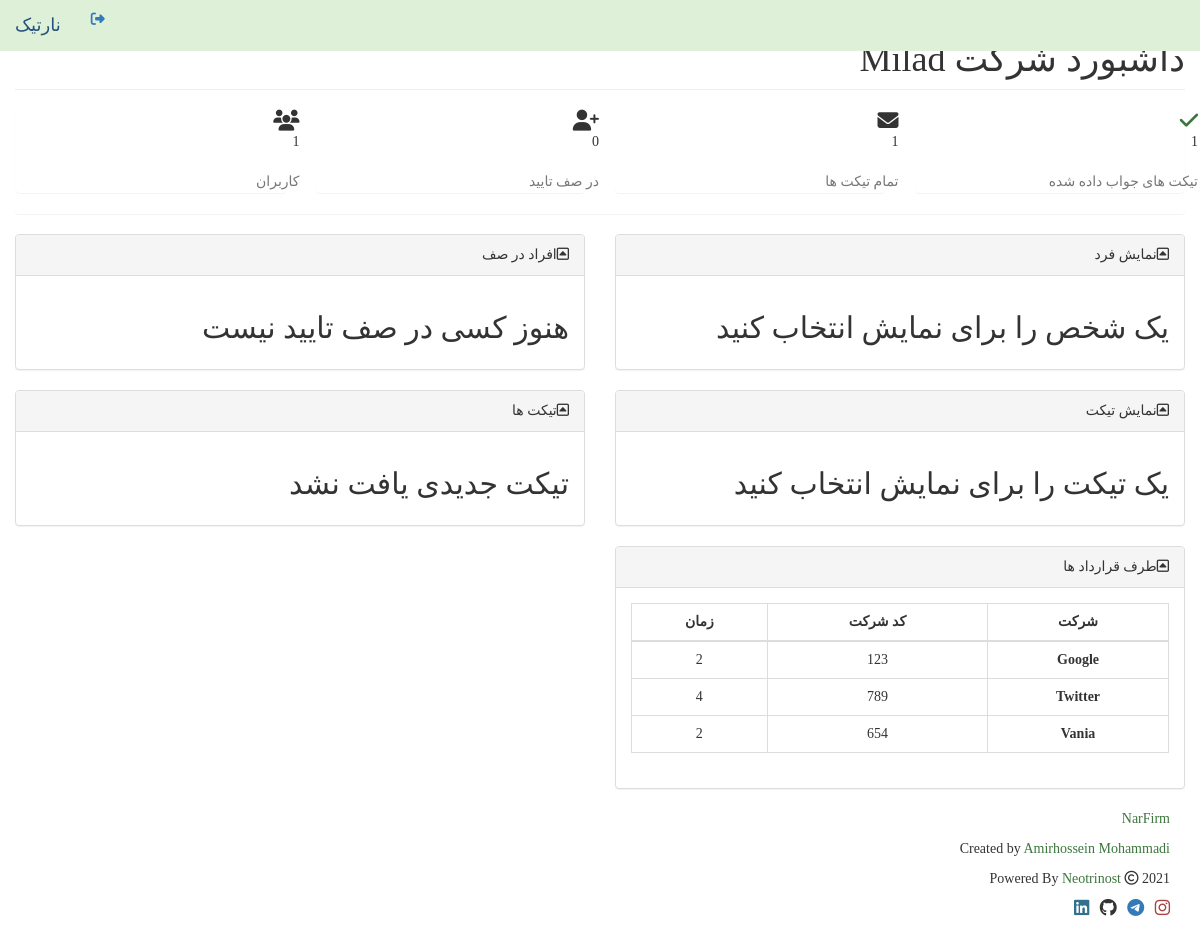
The app's page /people/support/index.php (signed in) with its own data.
### tables this page shows
CREATE TABLE `company` (
  `row` int(11) NOT NULL AUTO_INCREMENT,
  `id` text DEFAULT NULL,
  `name` text DEFAULT NULL,
  `time` text DEFAULT NULL,
  `uid` text DEFAULT NULL,
  PRIMARY KEY (`row`)
);

### pack/config.php (called while the page is built, shortened)
<?php
$serverip = "192.168.1.12";

### people/support/index.php (the view, shortened to what this page needs)
<?php
include("../../pack/config.php");
include('action.php');
$company = $_SESSION["uid"];
    ?>
    <?php
$server = $serverip;
$user = $dbuser;
$passwd = $dbpassword;
$db = $dbname;
$conn = mysqli_connect($server, $user, $passwd, $db);
$_pending = "SELECT * FROM people WHERE type='pending' AND uid = '$company' ORDER BY row DESC";
$_penresult = mysqli_query($conn, $_pending);
$_tickets = "SELECT * FROM tiks WHERE answer = 'ny' AND uid = '$company' ORDER BY row DESC";
$_tikresult = mysqli_query($conn, $_tickets);
$select_company = "SELECT * FROM admin WHERE uid = '$company'";
$rescompany = mysqli_query($connection, $select_company);
if (mysqli_num_rows($rescompany) == 1) {
    $row = mysqli_fetch_assoc($rescompany);
    $company_name = $row["company"];
}
?>
<!DOCTYPE html>
<html>
<head>
    <link href="http://<?php echo $serverip; ?>/NarTik/pack/css/bootstrap.min.css" rel="stylesheet">
    <link href="http://<?php echo $serverip; ?>/NarTik/pack/css/font-awesome.min.css" rel="stylesheet">
    <link href="http://<?php echo $serverip; ?>/NarTik/pack/css/datepicker3.css" rel="stylesheet">
    <link href="http://<?php echo $serverip; ?>/NarTik/pack/css/styles.css" rel="stylesheet">
</head>
<body style="text-align: right;">
    <nav class="navbar bg-success navbar-fixed-top" role="navigation">
        <div class="container-fluid">
            <div class="navbar-header">
                <a class="navbar-brand" href="../support">نارتیک</a>
                <ul class="nav navbar-top-links navbar-right">
                    <li class="dropdown">
                        <a class="dropdown-toggle count-success" href="account/logout.php">
                            <em class="fa fa-sign-out"></em>
                        </a>
                    </li>
                </ul>
            </div>
        </div>
    </nav>
    <div class="col-sm-offset-0 col-lg-offset-0 col-sm-12 col-lg-12 main">
        <div class="row">
            <div class="col-lg-12">
                <h1 class="page-header" dir="rtl">داشبورد شرکت <?php echo $company_name; ?></h1>
            </div>
        </div>
        <div class="panel panel-container">
            <div class="row">
                <div class="col-xs-6 col-md-3 col-lg-3 no-padding">
                    <div class="panel panel-teal panel-widget border-right">
                        <div class="row no-padding"><em class="fa fa-xl fa-users color-blue"></em>
                            <div class="large">
                                <?php
                                    $guc = "SELECT count(*) as total FROM people WHERE type='user' AND uid = '$company'";
                                    $gucr = mysqli_query($conn, $guc);
                                    $gucrd = mysqli_fetch_assoc($gucr);
                                    echo $gucrd['total'];
                                ?>
                            </div>
                            <br>
                            <div class="text-muted">کاربران</div>
                        </div>
                    </div>
                </div>
                <div class="col-xs-6 col-md-3 col-lg-3 no-padding">
                    <div class="panel panel-blue panel-widget border-right">
                        <div class="row no-padding"><em class="fa fa-xl fa-user-plus color-orange"></em>
                            <div class="large">
                                <?php
                                    $gpc = "SELECT count(*) as total FROM people WHERE type='pending' AND uid = '$company'";
                                    $gpcr = mysqli_query($conn, $gpc);
                                    $gpcrd = mysqli_fetch_assoc($gpcr);
                                    echo $gpcrd['total'];
                                ?>
                            </div>
                            <br>
                            <div class="text-muted">در صف تایید</div>
                        </div>
                    </div>
                </div>
                <div class="col-xs-6 col-md-3 col-lg-3 no-padding">
                    <div class="panel panel-orange panel-widget border-right">
                        <div class="row no-padding"><em class="fa fa-xl fa-envelope color-teal"></em>
                            <div class="large">
                                <?php
                                    $gtc = "SELECT count(*) as total FROM tiks WHERE uid = '$company'";
                                    $gtcr = mysqli_query($conn, $gtc);
                                    $gtcrd = mysqli_fetch_assoc($gtcr);
                                    echo $gtcrd['total'];
                                ?>
                            </div>
                            <br>
                            <div class="text-muted">تمام تیکت ها</div>
                        </div>
                    </div>
                </div>
                <div class="col-xs-6 col-md-3 col-lg-3 no-padding">
                    <div class="panel panel-red panel-widget ">
                        <div class="row no-padding"><em class="fa fa-xl fa-check text-success"></em>
                            <div class="large">
                                <?php
                                    $gac = "SELECT count(*) as total FROM tiks WHERE answer != 'ny' AND uid = '$company'";
                                    $gacr = mysqli_query($conn, $gac);
                                    $gacrd = mysqli_fetch_assoc($gacr);
                                    echo $gacrd['total'];
                                ?>
                            </div>
                            <br>
                            <div class="text-muted">تیکت های جواب داده شده</div>
                        </div>
                    </div>
                </div>
            </div>
        </div>
        <div class="row">
            <div class="col-md-6">
                <div class="panel panel-default">
                    <div class="panel-heading">
                        افراد در صف
                        <span class="pull-right clickable panel-toggle panel-button-tab-left">
                            <em class="fa fa-toggle-up"></em>
                        </span>
                    </div>
                    <div class="panel-body">
                        <div style="text-align: center;">
                            <?php
                                if (mysqli_num_rows($_penresult) > 0) {
                                    ?>
                                    <table class="table table-bordered table-hover">
                                        <thead>
                                        <tr>
                                            <td class=""><b>درخواست</b></td>
                                            <td class=""><b>نام کامل</b></td>
                                            <td class=""><b>شرکت</b></td>
                                        </tr>
                                        </thead>
                                        <tbody>
                                        <?php
                                        while ($_rowser = mysqli_fetch_assoc($_penresult)) {
                                            ?>
                                            <tr>
                                                <td class=""><?php echo $_rowser['dt']; ?></td>
                                                <td class=""><a href="index.php?user=<?php echo $_rowser['id']; ?>"><?php echo $_rowser['firstname'] . " " . $_rowser['lastname']; ?></a></td>
                                                <td class=""><?php echo $_rowser['company']; ?></td>
                                            </tr>
                                            <?php
                                        }
                                        ?>
                                        </tbody>
                                    </table>
                                    <?php
                                }
                                else {
                                    echo "<h2 style='text-align: right;'>هنوز کسی در صف تایید نیست</h2>";
                                }
                            ?>
                        </div>
                    </div>
                </div>
            </div>
            <div class="col-md-6">
                <div class="panel panel-default">
                    <div class="panel-heading">
                        نمایش فرد
                        <span class="pull-right clickable panel-toggle panel-button-tab-left">
                            <em class="fa fa-toggle-up"></em>
                        </span>
                    </div>
                    <div class="panel-body">
                        <div class="">
                            <?php
                            include("review/user.php");
                            ?>
                        </div>
                    </div>
                </div>
            </div>
        </div>
        <div class="row">
            <div class="col-md-6">
                <div class="panel panel-default">
                    <div class="panel-heading">
                        تیکت ها
                        <span class="pull-right clickable panel-toggle panel-button-tab-left">
                            <em class="fa fa-toggle-up"></em>
                        </span>
                    </div>
                    <div class="panel-body">
                        <div style="text-align: center;">
                            <?php
                                if (mysqli_num_rows($_tikresult) > 0) {
                                    ?>
                                    <table class="table table-bordered table-hover">
                                        <thead>
                                        <tr>
                                            <td class=""><b>انقضا</b></td>
                                            <td class=""><b>موضوع</b></td>
                                            <td class=""><b>شرکت</b></td>
                                        </tr>
                                        </thead>
                                        <tbody>
                                        <?php
                                        while ($_rowtik = mysqli_fetch_assoc($_tikresult)) {
                                            ?>
                                            <tr>
                                                <td class=""><?php echo $_rowtik['dl']; ?></td>
                                                <td class=""><b><a href="index.php?ticket=<?php echo $_rowtik['tikid']; ?>"><?php echo $_rowtik['title']; ?></a></b></td>
                                                <td class=""><?php echo $_rowtik['company']; ?></td>
                                            </tr>
                                            <?php
                                        }
                                        ?>
                                        </tbody>
                                    </table>
                                    <?php
                                }
                                else {
                                    echo "<h2 style='text-align: right;'>تیکت جدیدی یافت نشد</h2>";
                                }
                            ?>
                        </div>
                    </div>
                </div>
            </div>
            <div class="col-md-6">
                <div class="panel panel-default">
                    <div class="panel-heading">
                        نمایش تیکت
                        <span class="pull-right clickable panel-toggle panel-button-tab-left">
                            <em class="fa fa-toggle-up"></em>
                        </span>
                    </div>
                    <div class="panel-body">
                        <div class="">
                            <?php
                            include("review/ticket.php");
                            ?>
                        </div>
                    </div>
                </div>
            </div>
        </div>
        <div class="row">
            <div class="col-md-6">
            </div>
            <div class="col-md-6">
                <div class="panel panel-default">
                    <div class="panel-heading">
                        طرف قرارداد ها
                        <span class="pull-right clickable panel-toggle panel-button-tab-left">
                            <em class="fa fa-toggle-up"></em>
                        </span>
                    </div>
                    <div class="panel-body">
                        <div style="text-align: center;">
                            <?php
                                $get_all = "SELECT * FROM company WHERE uid = '$company'";
                                $res_all = mysqli_query($conn, $get_all);
                                if (mysqli_num_rows($res_all) > 0) {
                                    ?>
                                        <table class="table table-bordered table-hover">
                                            <thead>
                                            <tr>
                                                <td class=""><b>زمان</b></td>
                                                <td class=""><b>کد شرکت</b></td>
                                                <td class=""><b>شرکت</b></td>
                                            </tr>
                                            </thead>
                                            <tbody>
                                            <?php
                                            while ($row = mysqli_fetch_assoc($res_all)) {
                                                ?>
                                                <tr>
                                                    <td class=""><?php echo $row['time']; ?></td>
                                                    <td class=""><?php echo $row['id']; ?></td>
                                                    <td class=""><b><?php echo $row['name']; ?></b></td>
                                                </tr>
                                                <?php
                                            }
                                            ?>
                                            </tbody>
                                        </table>
                                    <?php
                                }
                                else {
                                    echo "<h2 style='text-align: right;'>شما هم اکنون با هیچ شرکتی قرارداد ندارید</h2>";
                                }
                            ?>
                        </div>
                    </div>
                </div>
            </div>
        </div>
        <footer class="">
            <div class="container-fluid">
                <p class="back-link"><a class="text-success" href="../">NarFirm</a></p>
                <p class="back-link">Created by <a class="text-success" href="https://www.github.com/BlackIQ">Amirhossein Mohammadi</a></p>
                <p class="back-link">Powered By <a class="text-success" href="https://www.linkedin.com/company/neotrinost">Neotrinost</a> <i class="fa fa-copyright"></i> <?php echo date("Y"); ?></p>
                <p class="back-link">
                </p>
            </div>
        </footer>
    </div>
</body>
</html>

### records on screen
company: time "2", id "123", name "Google"
company: time "4", id "789", name "Twitter"
company: time "2", id "654", name "Vania"

### other values on screen
$company_name "Milad"
$gucrd['total'] "1"
$gpcrd['total'] "0"
$gtcrd['total'] "1"
$gacrd['total'] "1"
